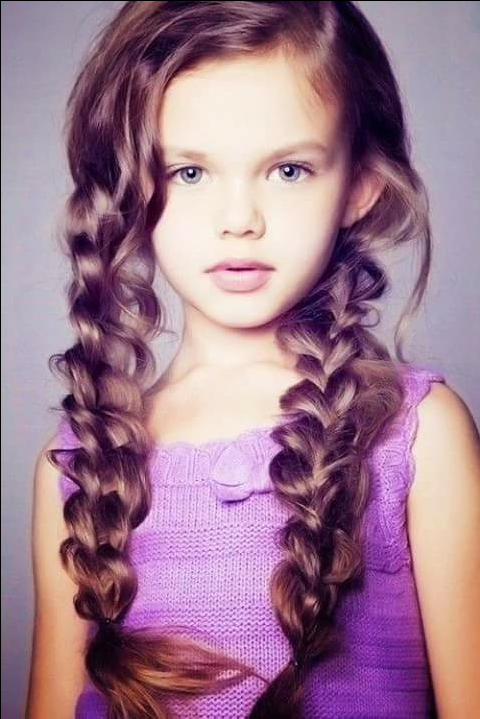
#> input picture pic1.png, 480 x 719 px, found by its file name
$ python Chapter_2.py
#> lines starting #> are read from the running program, lines starting #| are printed output that depends on the picture; after the words box and inside, x2 and y2 are one past the last pixel; in counts of white or black regions, pixels touching at a corner belong together
# BASIC FUNCTIONS #
import cv2
import numpy as np

img = cv2.imread("Resources/pic1.png")  # import coloured image
#> img is the input picture: shape (719, 480, 3); mean B, G, R 142.7, 122, 159.1

# 1. CONVERT RGB IMAGE TO GRAY IMAGE
imgGray = cv2.cvtColor(img,cv2.COLOR_BGR2GRAY)
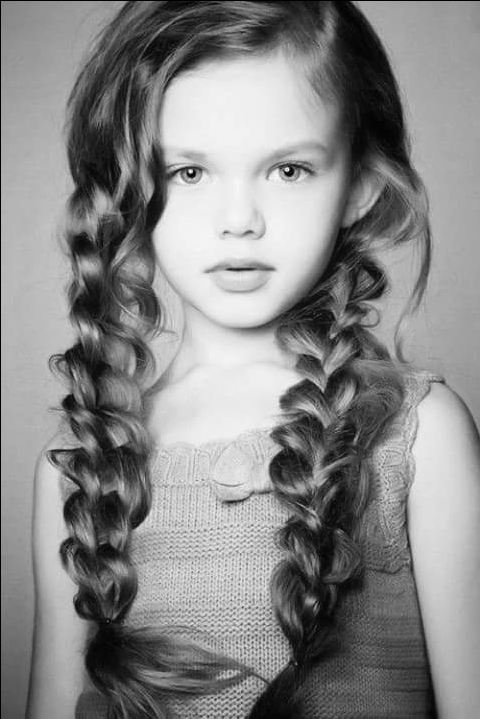
#> imgGray: shape (719, 480); min 0, max 252, mean 135.5

# 2. GETTING THE BLURRED IMAGE
imgBlur = cv2.GaussianBlur(imgGray,(7,7),0)

# 3. CANNY EDGE DETECTOR : FIND EDGES IN IMAGE
imgCanny = cv2.Canny(img,100,100)
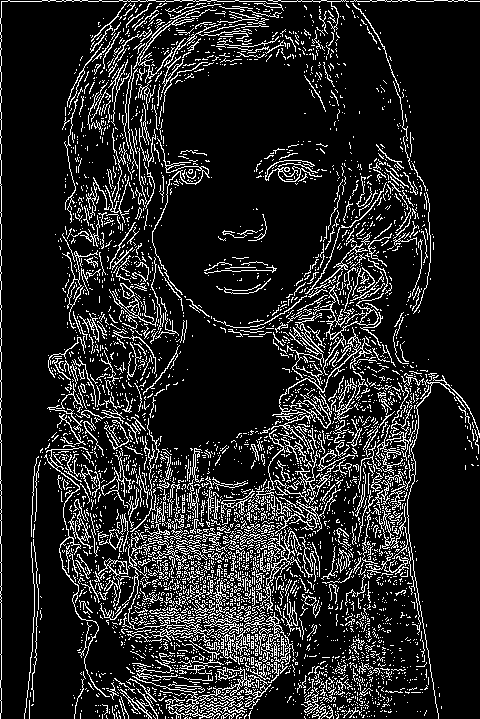
#> imgCanny: shape (719, 480); 14.2% white in thin lines or dots

# 4. IMAGE DILATION
imgDilation = cv2.dilate(imgCanny,np.ones((5,5),np.uint8),iterations=1)
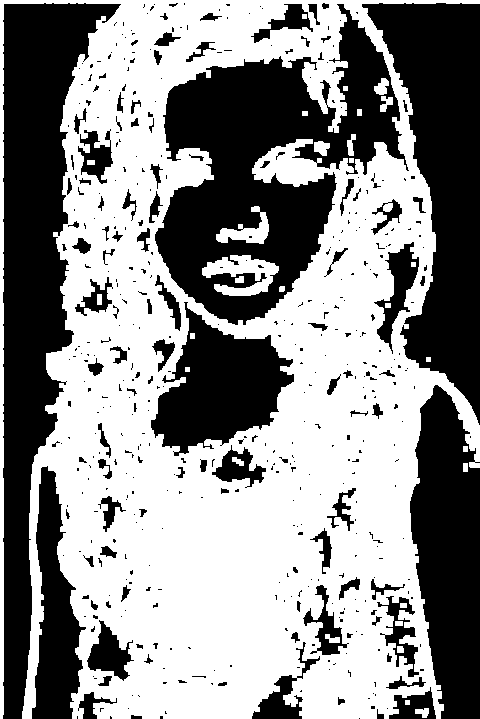
#> imgDilation: shape (719, 480); 55.4% white; 487 black regions (379 under 20 px), largest, box (x1, y1, x2, y2) and area: (155, 4, 409, 325) 36636, (3, 3, 121, 719) 34611, (362, 3, 480, 425) 25624

# 5. IMAGE EROSION
imgEroded = cv2.erode(imgDilation,np.ones((5,5),np.uint8),iterations=1)
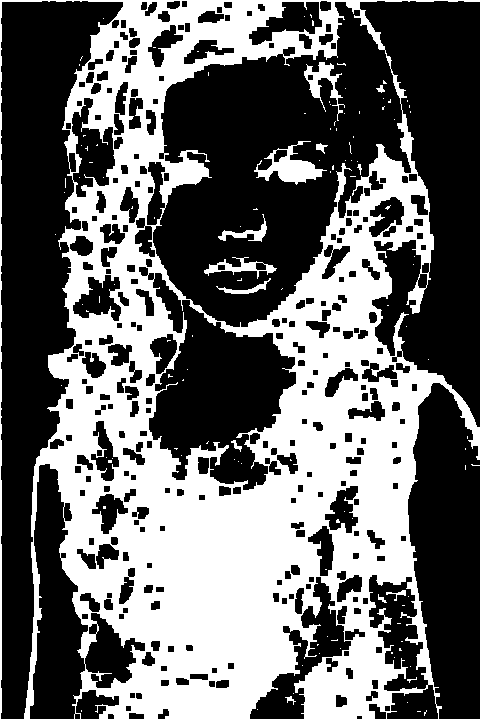
#> imgEroded: shape (719, 480); 41.2% white; 121 white regions (108 under 20 px), largest, box (x1, y1, x2, y2) and area: (0, 0, 480, 719) 138492, (254, 141, 327, 185) 1215, (304, 62, 345, 121) 699


# SHOW IMAGES
cv2.imshow("RGB Image",img) # RGB
cv2.imshow("Gray Image",imgGray) # Gray
cv2.imshow("Blur Image", imgBlur) # Blurred image
cv2.imshow("Edge Detector",imgCanny)  # edge detector
cv2.imshow("Image Dilation",imgDilation) # Image Dilation
cv2.imshow("Image Erosion",imgEroded) # Image Erosion
cv2.waitKey(0)

$ run again, with pic2.png copied over pic1.png
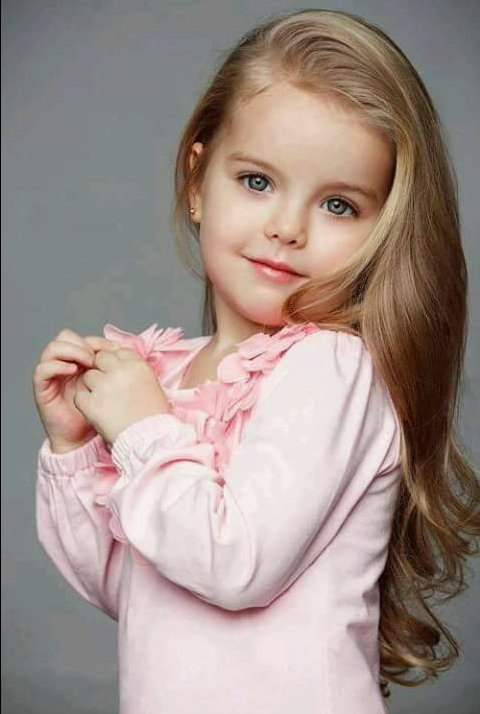
#> input picture pic2.png, 480 x 714 px, found by its file name
#> img is the input picture: shape (714, 480, 3); mean B, G, R 137.3, 144, 158.8
#> `imgCanny = cv2.Canny(img,100,100)`:
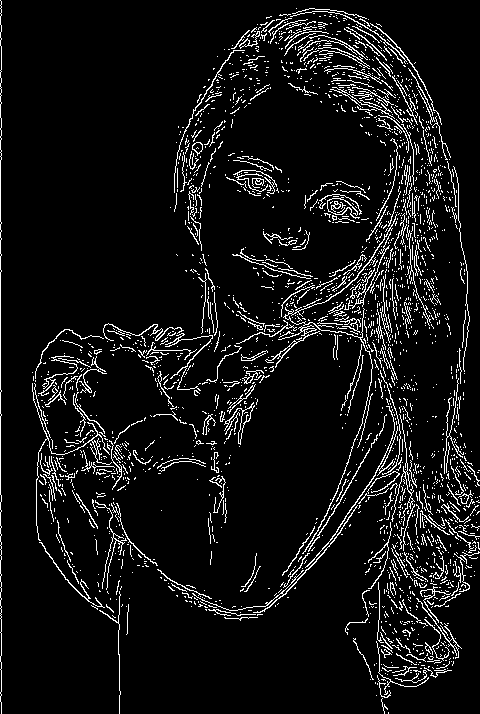
#> imgCanny: shape (714, 480); 7.5% white in thin lines or dots
#> imgDilation: shape (714, 480); 34.1% white; 44 white regions, largest, box (x1, y1, x2, y2) and area: (30, 6, 480, 714) 109295, (0, 0, 4, 714) 2500, (223, 149, 292, 201) 1990
#> `imgEroded = cv2.erode(imgDilation,np.ones((5,5),np.uint8),iterations=1)`:
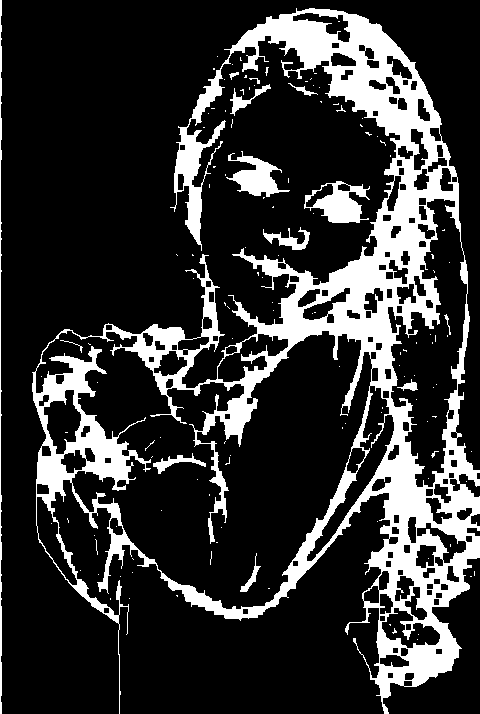
#> imgEroded: shape (714, 480); 20.2% white; 132 white regions (118 under 20 px), largest, box (x1, y1, x2, y2) and area: (32, 8, 480, 714) 63736, (304, 181, 370, 223) 1406, (226, 151, 290, 197) 1241
